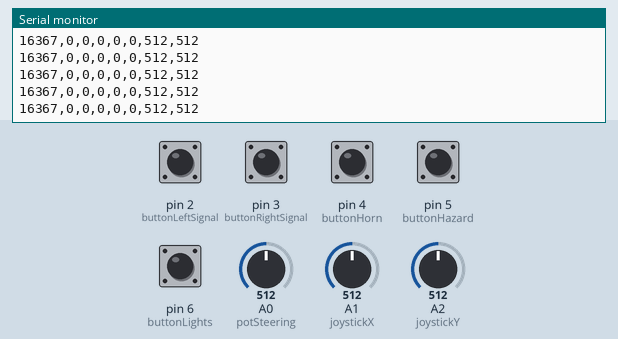
Recording of a sketch running on a simulated Arduino Uno, built with avr-gcc and run on an emulated ATmega328P. Parts: the last lines printed to the serial monitor. The test bench sets the inputs (shaded band); at power-on: pin 2 (buttonLeftSignal), pin 3 (buttonRightSignal), pin 4 (buttonHorn), pin 5 (buttonHazard), pin 6 (buttonLights) HIGH, A0 (potSteering) = 512, A1 (joystickX) = 512, A2 (joystickY) = 512.

Above: at 1.2 s.
1.3 s: A0 (potSteering) set to 716
At 2.3 s:
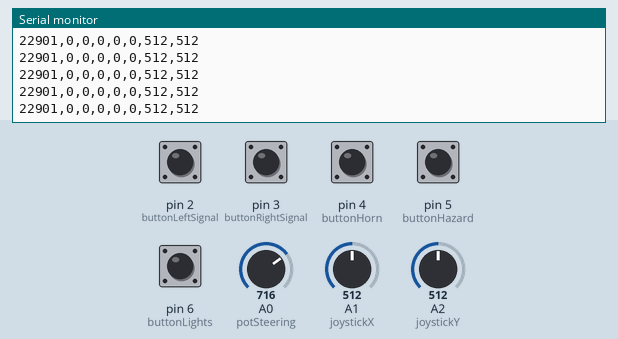
2.8 s: A1 (joystickX) set to 716
At 3.8 s:
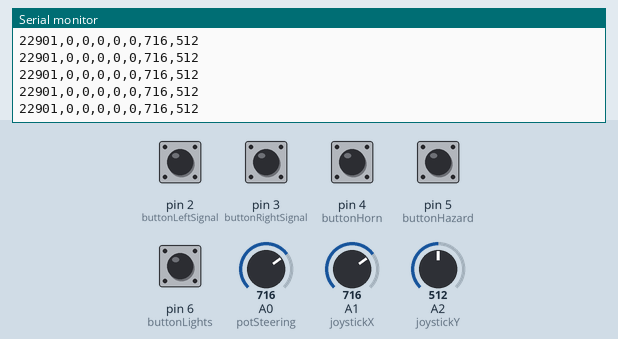
4.3 s: A2 (joystickY) set to 716
At 4.9 s:
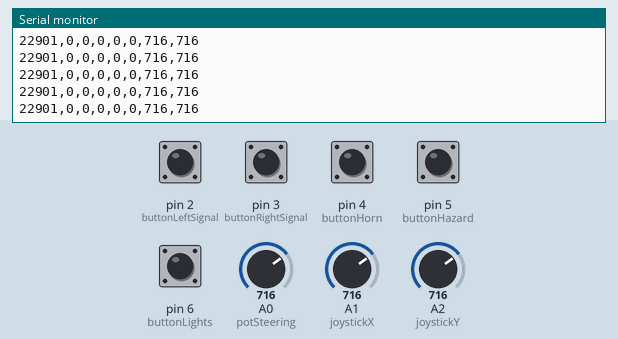
7.3 s: A0 (potSteering) set to 306
At 8.4 s:
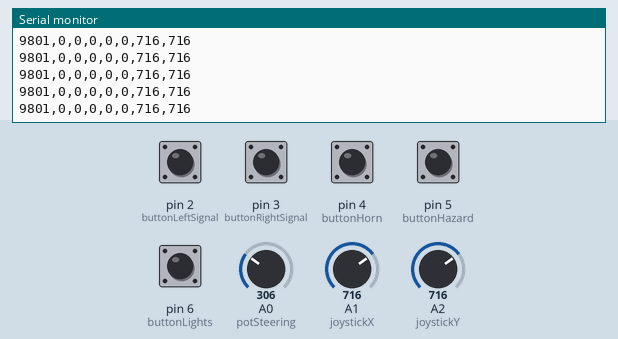
10.3 s: pin 2 (buttonLeftSignal) pulled LOW for 0.15 s
11.9 s: A2 (joystickY) set to 0
At 12.6 s:
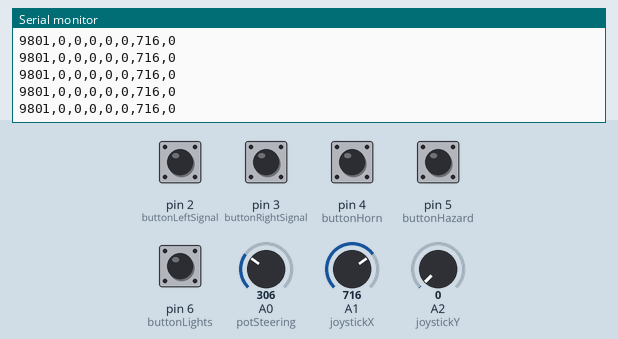
Timing chart, 0 to 14.9 s (numbered marks = the images above; inputs shaded):
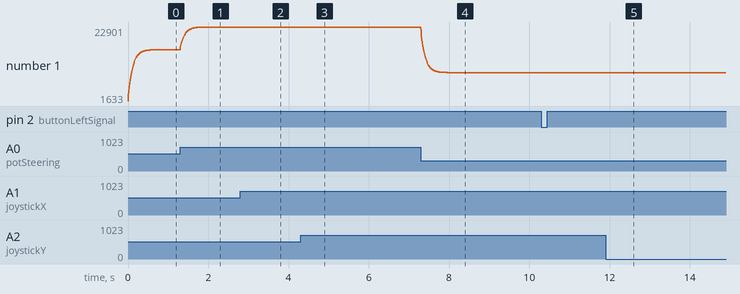

The sketch:

kalibrasi.ino
```cpp
// Pin Joystick
const int joystickX = A1;  // Sumbu X joystick shifter
const int joystickY = A2;  // Sumbu Y joystick shifter

// Pin Potensiometer Steering
const int potSteering = A0;

// Tombol Lainnya
const int buttonLeftSignal = 2;
const int buttonRightSignal = 3;
const int buttonHorn = 4;
const int buttonHazard = 5;
const int buttonLights = 6;

// Variabel Steering
int steeringValue = 0;
float smoothedSteeringValue = 0.0;
const float smoothingFactor = 0.1;

// Variabel Tombol
bool leftSignalState = false;
bool rightSignalState = false;
bool hornState = false;
bool hazardState = false;
bool lightsState = false;

void setup() {
  Serial.begin(115200);

  // Setup tombol sebagai INPUT_PULLUP
  pinMode(buttonLeftSignal, INPUT_PULLUP);
  pinMode(buttonRightSignal, INPUT_PULLUP);
  pinMode(buttonHorn, INPUT_PULLUP);
  pinMode(buttonHazard, INPUT_PULLUP);
  pinMode(buttonLights, INPUT_PULLUP);
}

void loop() {
  // Baca steering dengan smoothing
  steeringValue = analogRead(potSteering);
  smoothedSteeringValue = smoothedSteeringValue + smoothingFactor * (steeringValue - smoothedSteeringValue);
  int mappedSteering = map(smoothedSteeringValue, 0, 1023, 0, 32767);

  // Baca tombol lainnya
  leftSignalState = (digitalRead(buttonLeftSignal) == LOW);
  rightSignalState = (digitalRead(buttonRightSignal) == LOW);
  hornState = (digitalRead(buttonHorn) == LOW);
  hazardState = (digitalRead(buttonHazard) == LOW);
  lightsState = (digitalRead(buttonLights) == LOW);

  // Baca nilai X dan Y joystick
  int xValue = analogRead(joystickX);
  int yValue = analogRead(joystickY);

  // Kirim data ke serial: steering, tombol, X, Y
  Serial.print(mappedSteering);
  Serial.print(",");
  Serial.print(leftSignalState ? 1 : 0);
  Serial.print(",");
  Serial.print(rightSignalState ? 1 : 0);
  Serial.print(",");
  Serial.print(hornState ? 1 : 0);
  Serial.print(",");
  Serial.print(hazardState ? 1 : 0);
  Serial.print(",");
  Serial.print(lightsState ? 1 : 0);
  Serial.print(",");
  Serial.print(xValue);
  Serial.print(",");
  Serial.println(yValue);

  delay(10);
}
```

Measured:
- after the input at 1.3 s, the serial monitor: prints a new line at once (image 1)
- after the input at 4.3 s, the serial monitor: prints a new line at once (image 3)
- after the input at 7.3 s, the serial monitor: prints a new line at once (image 4)
- after the input at 11.9 s, the serial monitor: prints a new line at once (image 5)
- plotted number 1: 16367 → 22901 after the input at 1.3 s, 22901 → 9801 after the input at 7.3 s
